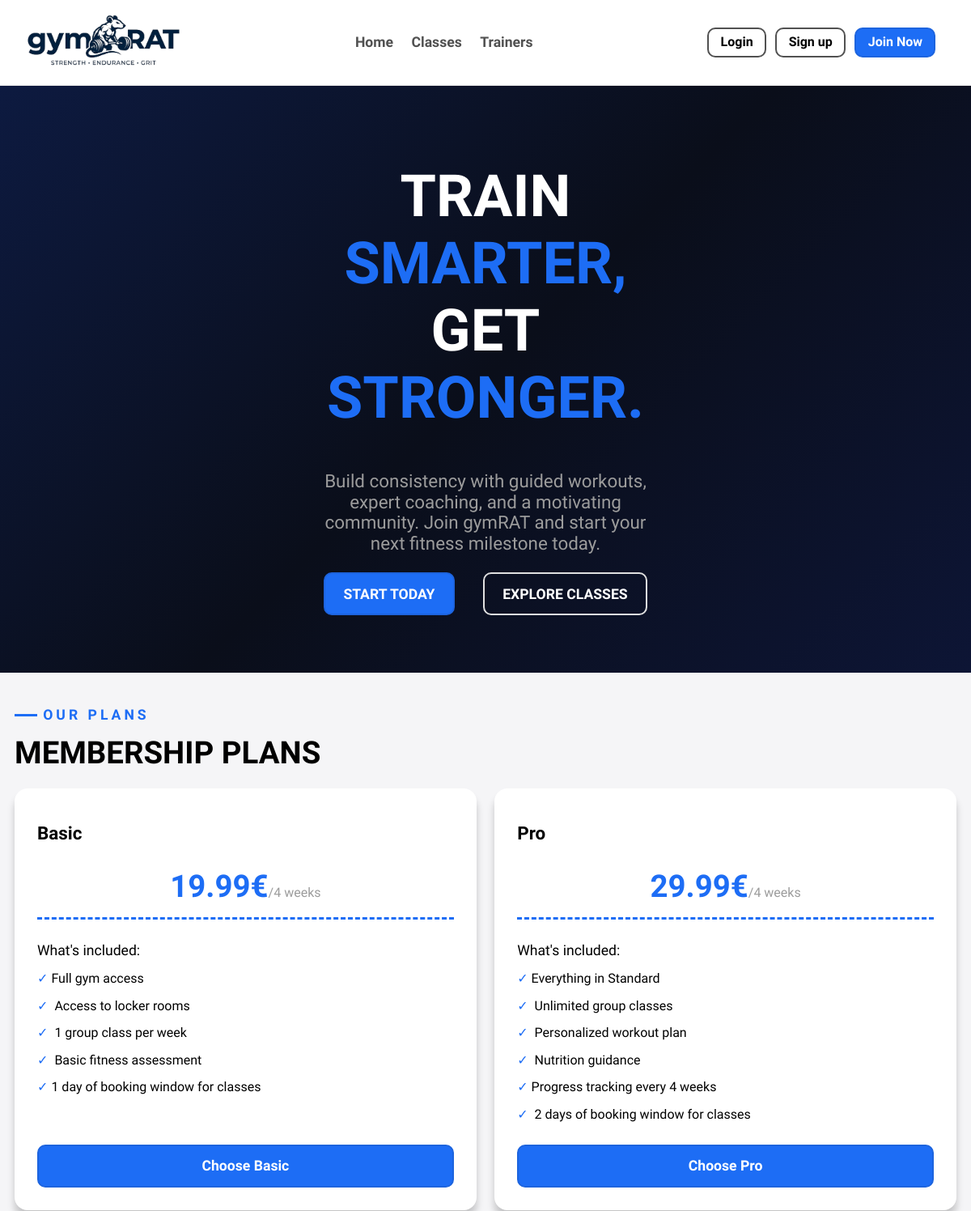
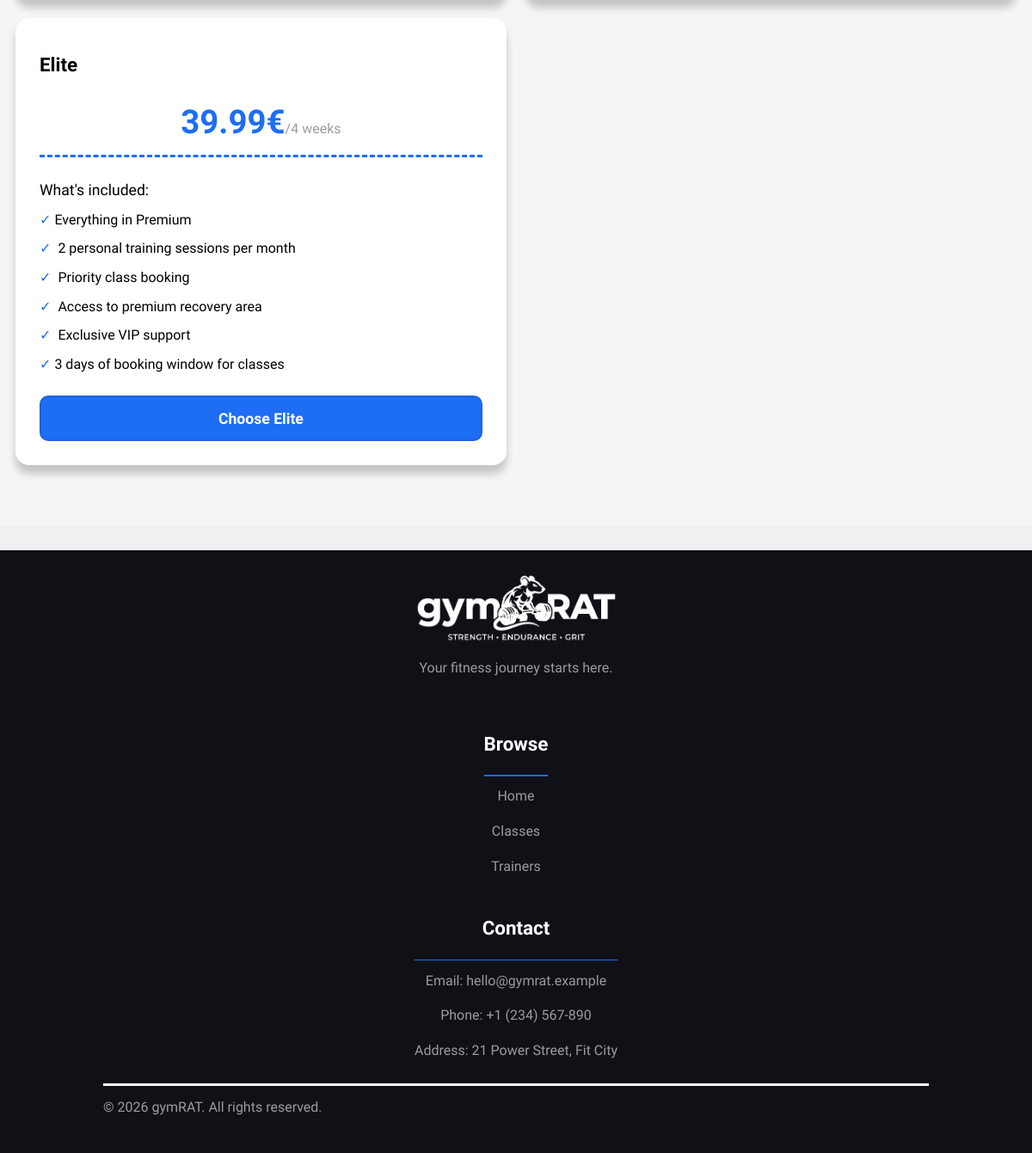
The page /pages on the database its author committed (2 pictures, top to bottom).
### tables this page shows
CREATE TABLE MembershipTier(
    id INTEGER NOT NULL,
    name TEXT NOT NULL,
    description TEXT NOT NULL,
    monthly_fee REAL NOT NULL,
    booking_window_days INTEGER NOT NULL, -- number of days in advance that the user can book a class session (0 means same day)
    is_active INTEGER NOT NULL DEFAULT 1, -- whether the tier is active and can be subscribed to by users
    
    CONSTRAINT PK_MembershipTier PRIMARY KEY (id),
    CONSTRAINT ValidMonthlyFee CHECK (monthly_fee > 0),
    CONSTRAINT ValidBookingWindow CHECK (booking_window_days > 0)
);

### pages/index.php (called while the page is built, shortened)
<?php
  require_once(__DIR__ . '/../utils/session.php');
  $session = new Session();
  require_once (__DIR__ . '/../templates/common.php');
  require_once (__DIR__ . '/../templates/index.php');
  $db = getDatabaseConnection();
  require_once (__DIR__ . '/../database/membership_tier.class.php');
  $plans = MembershipTier::getActiveMembershipTiers($db);
  drawHeader($session, 'Home', ['index.css']);
  drawIndexPage($plans, $session);
  drawFooter();
?>

### utils/session.php (called while the page is built, shortened)
<?php
class Session {
    public function isLoggedIn() : bool {
        return isset($_SESSION['id']);
    }
}
?>

### database/membership_tier.class.php (called while the page is built, shortened)
<?php
  class MembershipTier {
    public static function getActiveMembershipTiers(PDO $db) : array {
      $stmt = $db->prepare('SELECT * FROM MembershipTier WHERE is_active = 1 ORDER BY monthly_fee ASC');
      $stmt->execute();
      $tiers = [];
      while ($row = $stmt->fetch()) {
        $tiers[] = new MembershipTier(
          (int)$row['id'],
          $row['name'],
          $row['description'],
          (float)$row['monthly_fee'],
          (int)$row['booking_window_days'],
          (bool)$row['is_active']
        );
      }
      return $tiers;
    }
  }
?>

### templates/index.php (the view, shortened to what this page needs)
<?php function drawHero() { ?>
 <div id="hero" class="intro">
  <section class="container">
    <div>
      <h1>TRAIN <b>SMARTER,</b> GET <b>STRONGER.</b></h1>
      <p>
      Build consistency with guided workouts, expert coaching, and a motivating community.
      Join gymRAT and start your next fitness milestone today.
      </p>
      <nav>
        <ul>
          <li><a class="btn large blue" href="#membership">START TODAY</a></li>
          <li><a class="btn large transparent-light" href="classes.php">EXPLORE CLASSES</a></li>
        </ul>
      </nav>
    </div>
  </section>
  </div>
<?php } ?>
<?php function drawMembershipPlan(int $id, string $planName, float $price, array $features, Session $session) { ?>
  <article class="card membership-plan">
    <h3><?= htmlspecialchars($planName) ?></h3>
    <p><span><?= $price; ?>€</span>/4 weeks</p>
    <p>What's included:</p>
    <ul>
      <?php foreach ($features as $feature) { ?>
        <li><?= htmlspecialchars($feature) ?></li>
      <?php } ?>
    </ul>
    <?php if ($session->isLoggedIn() && (!$session->isTrainer())) { ?>
      <form method="POST" action="../pages/membership_terminal.php">
        <input type="hidden" name="plan_id" value="<?= (int) $id; ?>">
        <button type="submit" class="btn large wide blue">Choose <?= htmlspecialchars($planName) ?></button>
      </form>
    <?php } else if (!$session->isLoggedIn()) { ?>
      <a class="btn large wide blue" href="../pages/signup.php">Choose <?= htmlspecialchars($planName) ?></a>
    <?php } ?>
  </article>
<?php } ?>
<?php function drawMembershipPlans(array $plans, Session $session) { ?>
  <div class="plans">
    <?php foreach ($plans as $plan) {
      $features = explode(';', $plan->getDescription());
      drawMembershipPlan($plan->getId(), $plan->getName(), $plan->getMonthlyFee(), $features, $session);
    } ?>
  </div>
<?php } ?>
<?php function drawMembershipContainer(array $plans, Session $session) { ?>
  <div id="membership">
    <section class="container">
      <p class="detail">OUR PLANS</p>
      <h2>MEMBERSHIP PLANS</h2>
      <?php drawMembershipPlans($plans, $session); ?>
    </section>
  </div>
<?php } ?>
<?php function drawIndexPage(array $plans, Session $session) {
  drawHero();
  drawMembershipContainer($plans, $session);
} ?>

### templates/common.php (shortened to what this page needs)
<?php function drawHeader(Session $session, string $title, array $extra_css = []) { ?>
<!DOCTYPE html>
<html lang="en">
  <head>
    <link rel="stylesheet" href="../css/normalize.css" >
    <link rel="stylesheet" href="../css/base.css" >
    <link rel="stylesheet" href="../css/layout.css" >
    <link rel="stylesheet" href="../css/components.css">
    <?php foreach ($extra_css as $css) { ?>
        <link rel="stylesheet" href="<?= '../css/page/' . $css ?>">
    <?php } ?>
  </head>
<body>
  <header>
    <nav class="container">
      <a href="index.php">
        <img src="../img/logo_outline.png" alt="gymRAT Logo" class="logo" >
      </a>
      <ul class="nav-links">
        <li><a href="../pages/index.php">Home</a></li>
        <li><a href="../pages/classes.php">Classes</a></li>
        <li><a href="../pages/trainers.php">Trainers</a></li>
      </ul>
      <ul class="auth-links">
        <?php if ($session->isLoggedin()) {
          if ($session->isTrainer()) { ?>
            <li><a class="btn medium transparent-dark" href="../pages/trainer.php?id=<?= $session->getId() ?>">Profile</a></li>
          <?php } else { ?>
            <li><a class="btn medium transparent-dark" href="../pages/profile.php">Profile</a></li>
          <?php } ?>
          <li>
            <form action="../actions/auth/action_logout.php" method="post">
              <button class="btn medium transparent-dark" type="submit">Logout</button>
            </form>
          </li>
        <?php } else { ?>
          <li><a class="btn medium transparent-dark" href="../pages/login.php">Login</a></li>
          <li><a class="btn medium transparent-dark" href="../pages/signup.php">Sign up</a></li>
          <li><a class="btn medium blue" href="../pages/index.php#membership">Join Now</a></li>
        <?php } ?>
      </ul>
    </nav>
  </header>
  <main>
<?php } ?>
<?php function drawFooter() { ?>
    </main>
    <footer>
      <div class="container">
        <div class="grid">
          <div id="summary">
            <a href="../pages/index.php">
              <img src="../img/logo_outline_white.png" alt="gymRAT Logo" class="logo" >
            </a>
            <p>Your fitness journey starts here.</p>
          </div>
          <section>
            <h3>Browse</h3>
            <nav>
              <ul>
              <li><a href="../pages/index.php">Home</a></li>
              <li><a href="../pages/classes.php">Classes</a></li>
              <li><a href="../pages/trainers.php">Trainers</a></li>
              </ul>
            </nav>
          </section>
          <section>
            <h3>Contact</h3>
            <address>
              <ul>
              <li>Email: <a href="mailto:hello@gymrat.example">hello@gymrat.example</a></li>
              <li>Phone: <a href="tel:+1234567890">+1 (234) 567-890</a></li>
              <li>Address: 21 Power Street, Fit City</li>
              </ul>
            </address>
          </section>
        </div>
        <div id="copyright">
            <p>&copy; 2026 gymRAT. All rights reserved.</p>
        </div>
      </div>
    </footer>
  </body>
</html>
<?php } ?>

### rows shown on the page
membershiptier: name "Basic", monthly_fee "19.99", feature "Full gym access", feature "Access to locker rooms", feature "1 group class per week", feature "Basic fitness assessment", feature "1 day of booking window for classes"
membershiptier: name "Pro", monthly_fee "29.99", feature "Everything in Standard", feature "Unlimited group classes", feature "Personalized workout plan", feature "Nutrition guidance", feature "Progress tracking every 4 weeks", feature "2 days of booking window for classes"
membershiptier: name "Elite", monthly_fee "39.99", feature "Everything in Premium", feature "2 personal training sessions per month", feature "Priority class booking", feature "Access to premium recovery area", feature "Exclusive VIP support", feature "3 days of booking window for classes"
